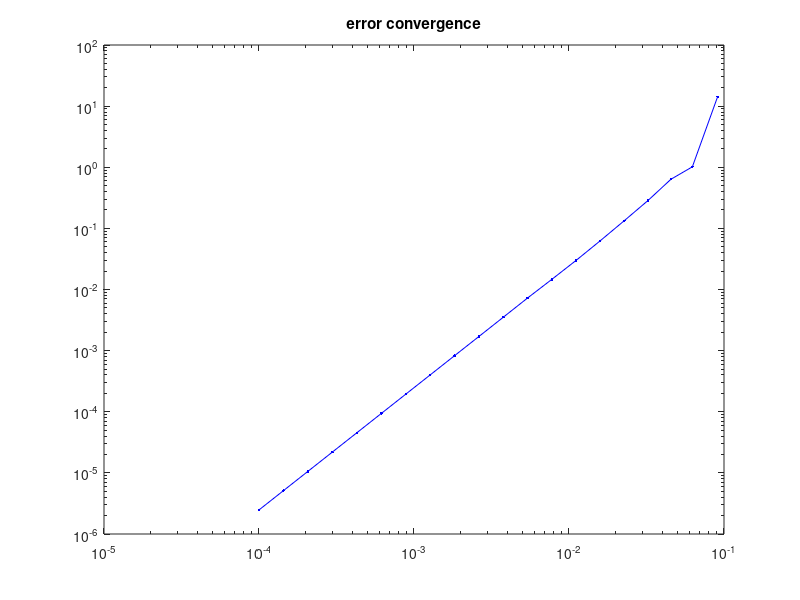

MATLAB code for this plot:
function err2= poisson_test
%POISSON_TEST Simple test to check that I can 
%at least solve Poisson equation  with the
%expected rate of convergence.

npt = ceil(10.^linspace(1,4,20));
err2   = npt*0;
h  = 1./(npt+1);
clf

for i = 1:length(npt)
    
    np = npt(i);
    
    % Construction of the matrix
    d       = 2*ones(np,1); 
    l       = -ones(np,1)*(1); 
    Lapl1d  =  spdiags([l d l],[-1 0 1],np,np)/h(i).^2; %Discrete Laplace operator
    
    x = (h(i):h(i):1-h(i))';
    f = f_corr(x); % right hand side
    size(f)
    size(Lapl1d)
    u = Lapl1d\f;
    
    u_diff = u-u_corr(x);                          % calculate difference
    u_diff = u_diff/norm(u_diff,inf);
    
    %subplot(1,2,1), plot(x,u_corr(x),'b-',x,u,'r-',x,u_diff,'k-')
    %legend('true solution','numerical approximation','scaled difference')
    %title('1d poisson equation')

    %subplot(1,2,2)
    err2(i) = norm(u-u_corr(x),inf);  % calculate error in max norm
    figure(111)
    loglog(h,err2,'b.-')
    title('error convergence')
    drawnow
end

end

function y = u_corr(x)                                 % correct solution
c = 9*pi;
y = sin(c*x.^2);
end

function y = f_corr(x)                                  % right hand side
c = 9*pi;
y = sin(c*x.^2).*(2*c*x).^2-cos(c*x.^2)*(2*c);
end